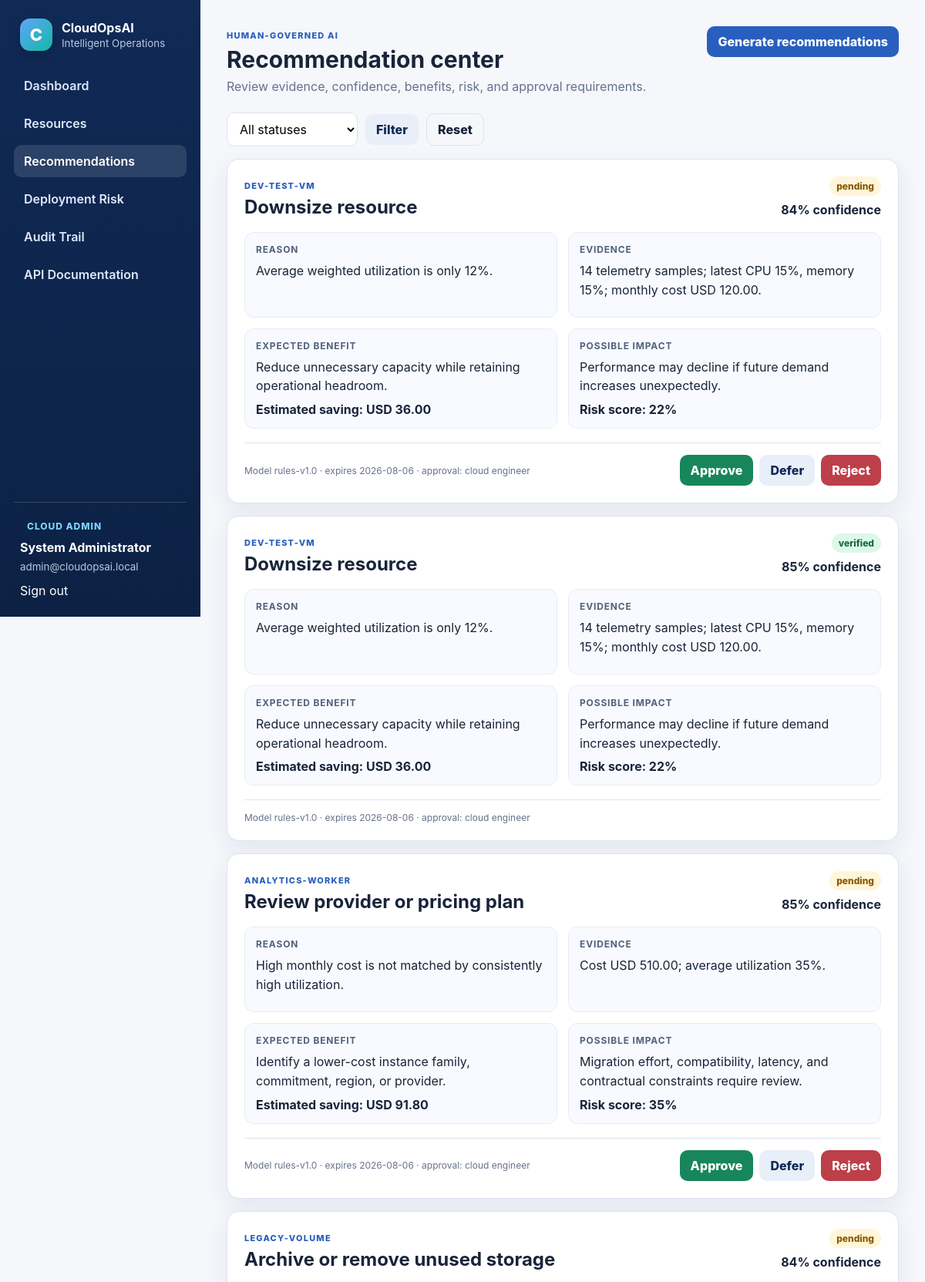
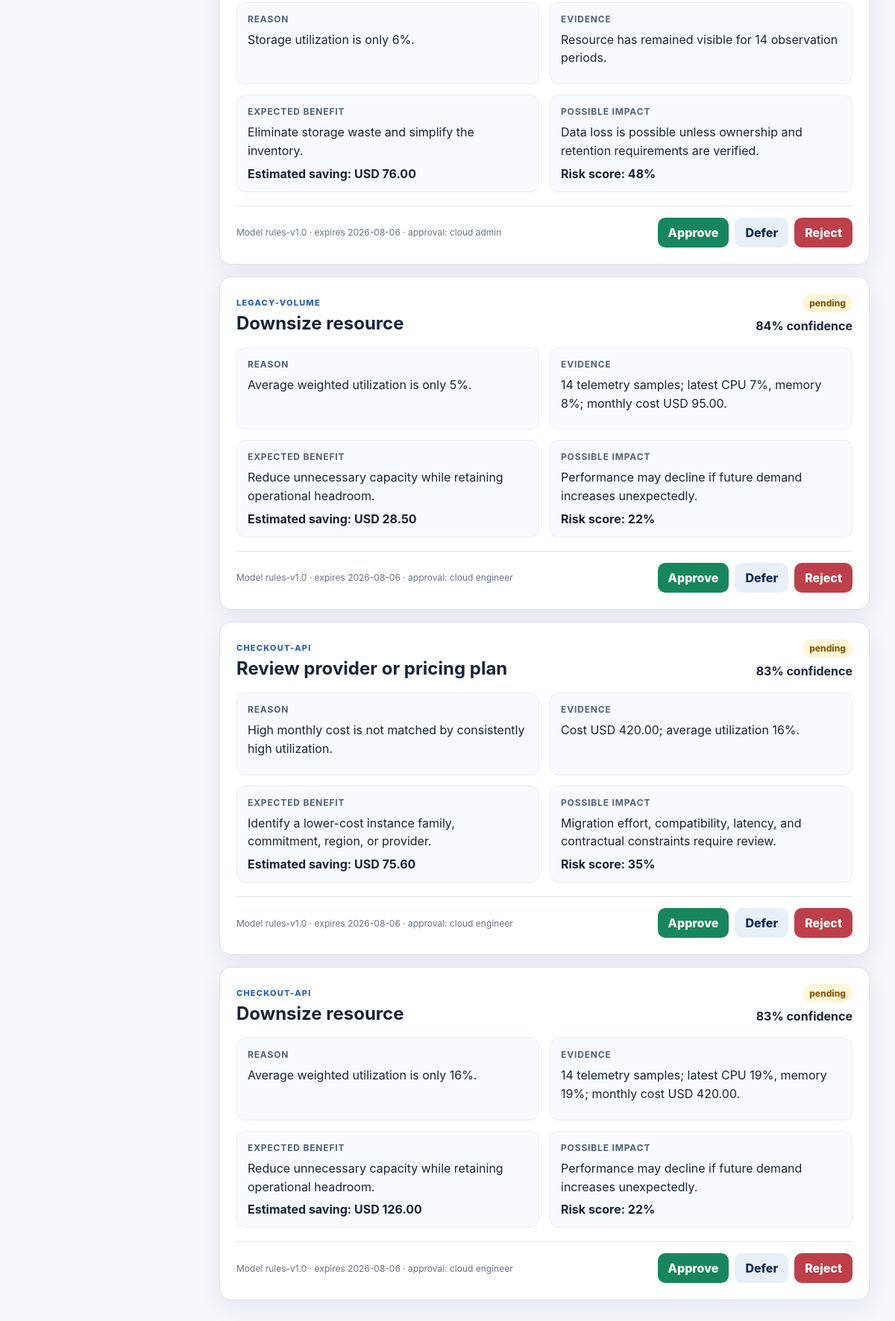
The page /recommendations (signed in) on the database its author committed (2 pictures, top to bottom).
### app/models.py (models this page shows)
class User(Base):
    __tablename__ = "users"
    id: Mapped[int] = mapped_column(primary_key=True)
    organization_id: Mapped[int] = mapped_column(ForeignKey("organizations.id"), index=True)
    full_name: Mapped[str] = mapped_column(String(120))
    email: Mapped[str] = mapped_column(String(180), unique=True, index=True)
    role: Mapped[str] = mapped_column(String(40), default="cloud_engineer", index=True)
    password_hash: Mapped[str] = mapped_column(String(300))
    is_active: Mapped[bool] = mapped_column(Boolean, default=True)
    created_at: Mapped[datetime] = mapped_column(DateTime, default=utcnow)
    organization: Mapped[Organization] = relationship(back_populates="users")

class Recommendation(Base):
    __tablename__ = "recommendations"
    id: Mapped[int] = mapped_column(primary_key=True)
    organization_id: Mapped[int] = mapped_column(ForeignKey("organizations.id"), index=True)
    resource_id: Mapped[int | None] = mapped_column(ForeignKey("cloud_resources.id"), nullable=True, index=True)
    action: Mapped[str] = mapped_column(String(120))
    reason: Mapped[str] = mapped_column(Text)
    evidence: Mapped[str] = mapped_column(Text)
    confidence: Mapped[float] = mapped_column(Float)
    expected_benefit: Mapped[str] = mapped_column(Text)
    expected_saving: Mapped[float] = mapped_column(Float, default=0.0)
    possible_impact: Mapped[str] = mapped_column(Text)
    risk_score: Mapped[float] = mapped_column(Float, default=0.0)
    required_role: Mapped[str] = mapped_column(String(40), default="cloud_admin")
    status: Mapped[str] = mapped_column(String(30), default="pending", index=True)
    model_version: Mapped[str] = mapped_column(String(40), default="rules-v1.0")
    expires_at: Mapped[datetime] = mapped_column(DateTime)
    created_at: Mapped[datetime] = mapped_column(DateTime, default=utcnow, index=True)
    updated_at: Mapped[datetime] = mapped_column(DateTime, default=utcnow, onupdate=utcnow)
    resource: Mapped[CloudResource | None] = relationship(back_populates="recommendations")
    approvals: Mapped[list[Approval]] = relationship(back_populates="recommendation", cascade="all, delete-orphan")

class CloudResource(Base):
    __tablename__ = "cloud_resources"
    id: Mapped[int] = mapped_column(primary_key=True)
    organization_id: Mapped[int] = mapped_column(ForeignKey("organizations.id"), index=True)
    cloud_account_id: Mapped[int] = mapped_column(ForeignKey("cloud_accounts.id"), index=True)
    native_id: Mapped[str] = mapped_column(String(140), unique=True, index=True)
    name: Mapped[str] = mapped_column(String(140), index=True)
    resource_type: Mapped[str] = mapped_column(String(50), index=True)
    region: Mapped[str] = mapped_column(String(80), index=True)
    status: Mapped[str] = mapped_column(String(30), default="running", index=True)
    owner: Mapped[str] = mapped_column(String(120), default="Platform Team")
    project: Mapped[str] = mapped_column(String(100), default="Core Platform", index=True)
    environment: Mapped[str] = mapped_column(String(30), default="production", index=True)
    cpu_capacity: Mapped[float] = mapped_column(Float, default=2.0)
    memory_gb: Mapped[float] = mapped_column(Float, default=4.0)
    monthly_cost: Mapped[float] = mapped_column(Float, default=0.0)
    created_at: Mapped[datetime] = mapped_column(DateTime, default=utcnow)
    last_seen_at: Mapped[datetime] = mapped_column(DateTime, default=utcnow)
    account: Mapped[CloudAccount] = relationship(back_populates="resources")
    telemetry: Mapped[list[TelemetryMetric]] = relationship(back_populates="resource", cascade="all, delete-orphan")
    costs: Mapped[list[CostRecord]] = relationship(back_populates="resource", cascade="all, delete-orphan")
    recommendations: Mapped[list[Recommendation]] = relationship(back_populates="resource")

### app/routers/pages.py (the view)
@router.get("/recommendations")
def recommendations_page(
    request: Request,
    status: str = Query(default=""),
    db: Session = Depends(get_db),
):
    user = _page_user(request, db)
    if not user:
        return RedirectResponse("/login", status_code=303)
    query = (
        select(Recommendation)
        .where(Recommendation.organization_id == user.organization_id)
        .options(selectinload(Recommendation.resource), selectinload(Recommendation.approvals))
        .order_by(desc(Recommendation.created_at))
    )
    if status:
        query = query.where(Recommendation.status == status)
    rows = db.scalars(query).all()
    return templates.TemplateResponse(
        request=request,
        name="recommendations.html",
        context=_base_context(request, user, recommendations=rows, selected_status=status),
    )

### app/templates/recommendations.html (shortened to what this page needs)
{% extends "base.html" %}
{% block content %}
<header class="page-header"><div><span class="eyebrow">Human-governed AI</span><h1>Recommendation center</h1><p>Review evidence, confidence, benefits, risk, and approval requirements.</p></div><form method="post" action="/recommendations/generate"><button class="button primary">Generate recommendations</button></form></header>
<form class="filter-bar" method="get"><select name="status"><option value="">All statuses</option></select><button class="button secondary">Filter</button><a class="button ghost" href="/recommendations">Reset</a></form>
<section class="recommendation-list">
{% for rec in recommendations %}
<article class="recommendation-card">
  <div class="recommendation-top"><div><span class="eyebrow">{{ rec.resource.name if rec.resource else 'General platform' }}</span><h2>{{ rec.action }}</h2></div><div class="score-stack"><span class="status {{ rec.status }}">{{ rec.status }}</span><strong>{{ '%.0f'|format(rec.confidence * 100) }}% confidence</strong></div></div>
  <div class="recommendation-grid">
    <div><h3>Reason</h3><p>{{ rec.reason }}</p></div>
    <div><h3>Evidence</h3><p>{{ rec.evidence }}</p></div>
    <div><h3>Expected benefit</h3><p>{{ rec.expected_benefit }}</p><strong>Estimated saving: USD {{ '%.2f'|format(rec.expected_saving) }}</strong></div>
    <div><h3>Possible impact</h3><p>{{ rec.possible_impact }}</p><strong>Risk score: {{ '%.0f'|format(rec.risk_score * 100) }}%</strong></div>
  </div>
  <div class="recommendation-footer">
    <span>Model {{ rec.model_version }} · expires {{ rec.expires_at.strftime('%Y-%m-%d') }} · approval: {{ rec.required_role|replace('_',' ') }}</span>
    <div class="actions">
      {% if rec.status == 'pending' %}
      <form method="post" action="/recommendations/{{ rec.id }}/decision"><input type="hidden" name="decision" value="approve"><button class="button success" data-confirm="Approve this recommendation?">Approve</button></form>
      <form method="post" action="/recommendations/{{ rec.id }}/decision"><input type="hidden" name="decision" value="defer"><button class="button secondary">Defer</button></form>
      <form method="post" action="/recommendations/{{ rec.id }}/decision"><input type="hidden" name="decision" value="reject"><button class="button danger" data-confirm="Reject this recommendation?">Reject</button></form>
      {% elif rec.status == 'approved' %}
      <form method="post" action="/recommendations/{{ rec.id }}/execute"><button class="button primary" data-confirm="Run the simulated execution? No real cloud resources will change.">Simulate execution</button></form>
      {% elif rec.status == 'executed' %}
      <form method="post" action="/recommendations/{{ rec.id }}/verify"><button class="button success">Verify outcome</button></form>
      {% endif %}
    </div>
  </div>
</article>
{% else %}<div class="panel empty">No recommendations match this filter.</div>{% endfor %}
</section>
{% endblock %}

### app/templates/base.html (shortened to what this page needs)
<!doctype html>
<html lang="en">
<head>
  <link rel="stylesheet" href="{{ url_for('static', path='css/style.css') }}">
</head>
<body>
  <div class="app-shell">
    <aside class="sidebar">
      <a class="brand" href="/dashboard">
        <span class="brand-mark">C</span>
        <span><strong>CloudOpsAI</strong><small>Intelligent Operations</small></span>
      </a>
      <nav>
        <a class="{% if request.url.path == '/dashboard' %}active{% endif %}" href="/dashboard">Dashboard</a>
        <a class="{% if request.url.path == '/resources' %}active{% endif %}" href="/resources">Resources</a>
        <a class="{% if request.url.path == '/recommendations' %}active{% endif %}" href="/recommendations">Recommendations</a>
        <a class="{% if request.url.path == '/deployments' %}active{% endif %}" href="/deployments">Deployment Risk</a>
        {% if user.role in ['cloud_admin', 'security_analyst'] %}
        <a class="{% if request.url.path == '/audits' %}active{% endif %}" href="/audits">Audit Trail</a>
        {% endif %}
        <a href="/docs" target="_blank">API Documentation</a>
      </nav>
      <div class="sidebar-footer">
        <span class="role-badge">{{ user.role|replace('_', ' ')|title }}</span>
        <strong>{{ user.full_name }}</strong>
        <small>{{ user.email }}</small>
        <a href="/logout">Sign out</a>
      </div>
    </aside>
    <main class="main-content">
      {% block content %}{% endblock %}
    </main>
  </div>
</body>
</html>

### app/static/css/style.css (style rules this page uses)
:root { --navy:#102a56;--blue:#285fbe;--blue2:#3a7bd5;--teal:#159a97;--green:#18865c;--red:#bd3f4a;--amber:#ad6a00;--ink:#19243a;--muted:#65718a;--line:#dce3ef;--bg:#f5f7fb;--card:#fff;--shadow:0 10px 30px rgba(20,42,86,.08) }
* { box-sizing:border-box }
body { margin:0;font-family:Inter,Segoe UI,Arial,sans-serif;color:var(--ink);background:var(--bg) }
a { color:var(--blue);text-decoration:none }
button,input,select { font:inherit }
.app-shell { display:grid;grid-template-columns:260px 1fr;min-height:100vh }
.sidebar { background:linear-gradient(180deg,#102a56,#0c2144);color:#fff;padding:24px 18px;display:flex;flex-direction:column;position:sticky;top:0;height:100vh }
.brand { display:flex;gap:12px;align-items:center;color:#fff;padding:0 8px 24px }
.brand-mark { display:grid;place-items:center;width:42px;height:42px;border-radius:13px;background:linear-gradient(135deg,#60a5fa,#14b8a6);font-weight:800;font-size:22px;color:white;box-shadow:0 8px 18px rgba(0,0,0,.18) }
.brand span:last-child { display:flex;flex-direction:column }
.brand small,.sidebar-footer small { color:#b9c8e0;margin-top:2px }
.sidebar nav { display:grid;gap:7px }
.sidebar nav a { color:#dce8fa;padding:11px 13px;border-radius:10px;font-weight:600 }
.sidebar nav a:hover,.sidebar nav a.active { background:rgba(255,255,255,.12);color:#fff }
.sidebar-footer { margin-top:auto;border-top:1px solid rgba(255,255,255,.16);padding:18px 8px 0;display:flex;flex-direction:column;gap:5px }
.sidebar-footer a { color:#fff;margin-top:8px }
.role-badge { font-size:11px;text-transform:uppercase;letter-spacing:.08em;color:#7dd3fc }
.main-content { padding:34px;max-width:1500px;width:100%;margin:0 auto }
.page-header { display:flex;justify-content:space-between;align-items:flex-start;gap:20px;margin-bottom:24px }
.page-header h1 { font-size:30px;margin:5px 0 7px }
.page-header p,.panel-heading p { color:var(--muted);margin:0 }
.eyebrow { text-transform:uppercase;letter-spacing:.11em;font-weight:800;font-size:11px;color:var(--blue) }
.metric-card,.panel,.recommendation-card { background:var(--card);border:1px solid var(--line);border-radius:16px;box-shadow:var(--shadow) }
.pill,.status,.risk,.role-badge { display:inline-flex;align-items:center;border-radius:999px;padding:5px 9px;font-size:12px;font-weight:800 }
.status.pending,.status.deferred { background:#fff5d8;color:#8a5a00 }
.status.approved,.status.executed,.status.verified,.status.running { background:#ddf8e9;color:#146a48 }
.button { border:0;border-radius:10px;padding:10px 14px;font-weight:800;cursor:pointer;display:inline-flex;align-items:center;justify-content:center }
.button.primary { background:var(--blue);color:#fff }
.button.secondary { background:#e9eff8;color:var(--navy) }
.button.ghost { background:transparent;border:1px solid var(--line);color:var(--ink) }
.button.success { background:var(--green);color:#fff }
.button.danger { background:var(--red);color:#fff }
.filter-bar { display:flex;gap:10px;margin-bottom:16px;align-items:center }
.filter-bar select,.stack-form input { background:#fff;border:1px solid var(--line);border-radius:10px;padding:10px 12px;min-width:170px }
.recommendation-list { display:grid;gap:16px }
.recommendation-card { padding:22px }
.recommendation-top,.recommendation-footer { display:flex;justify-content:space-between;gap:18px;align-items:flex-start }
.recommendation-top h2 { margin:5px 0 0 }
.score-stack { display:flex;flex-direction:column;align-items:flex-end;gap:8px }
.recommendation-grid { display:grid;grid-template-columns:repeat(2,1fr);gap:14px;margin:18px 0 }
.recommendation-grid>div { background:#f8faff;border:1px solid #e7edf6;border-radius:12px;padding:14px }
.recommendation-grid h3 { font-size:12px;text-transform:uppercase;letter-spacing:.07em;color:#52617a;margin:0 0 8px }
.recommendation-grid p { margin:0 0 8px;line-height:1.55 }
.recommendation-footer { border-top:1px solid var(--line);padding-top:15px;align-items:center }
.recommendation-footer>span { color:var(--muted);font-size:12px }
.actions { display:flex;gap:8px;flex-wrap:wrap }
.actions form { margin:0 }

### rows shown on the page
User: role "CLOUD ADMIN", full_name "System Administrator", email "admin@cloudopsai.local"
Recommendation: resource "DEV-TEST-VM", action "Downsize resource", status "pending", rec.confidence*100 "84", reason "Average weighted utilization is only 12%.", evidence "14 telemetry samples; latest CPU 15%, memory 15%; monthly cost USD 120.00.", expected_benefit "Reduce unnecessary capacity while retaining operational headroom.", expected_saving "36.00", possible_impact "Performance may decline if future demand increases unexpectedly.", rec.risk_score*100 "22", model_version "rules-v1.0", expires_at "2026-08-06", required_role "cloud engineer"
Recommendation: resource "DEV-TEST-VM", action "Downsize resource", status "verified", rec.confidence*100 "85", reason "Average weighted utilization is only 12%.", evidence "14 telemetry samples; latest CPU 15%, memory 15%; monthly cost USD 120.00.", expected_benefit "Reduce unnecessary capacity while retaining operational headroom.", expected_saving "36.00", possible_impact "Performance may decline if future demand increases unexpectedly.", rec.risk_score*100 "22", model_version "rules-v1.0", expires_at "2026-08-06", required_role "cloud engineer"
Recommendation: resource "ANALYTICS-WORKER", action "Review provider or pricing plan", status "pending", rec.confidence*100 "85", reason "High monthly cost is not matched by consistently high utilization.", evidence "Cost USD 510.00; average utilization 35%.", expected_benefit "Identify a lower-cost instance family, commitment, region, or provider.", expected_saving "91.80", possible_impact "Migration effort, compatibility, latency, and contractual constraints require review.", rec.risk_score*100 "35", model_version "rules-v1.0", expires_at "2026-08-06", required_role "cloud engineer"
Recommendation: resource "LEGACY-VOLUME", action "Archive or remove unused storage", status "pending", rec.confidence*100 "84", reason "Storage utilization is only 6%.", evidence "Resource has remained visible for 14 observation periods.", expected_benefit "Eliminate storage waste and simplify the inventory.", expected_saving "76.00", possible_impact "Data loss is possible unless ownership and retention requirements are verified.", rec.risk_score*100 "48", model_version "rules-v1.0", expires_at "2026-08-06", required_role "cloud admin"
Recommendation: resource "LEGACY-VOLUME", action "Downsize resource", status "pending", rec.confidence*100 "84", reason "Average weighted utilization is only 5%.", evidence "14 telemetry samples; latest CPU 7%, memory 8%; monthly cost USD 95.00.", expected_benefit "Reduce unnecessary capacity while retaining operational headroom.", expected_saving "28.50", possible_impact "Performance may decline if future demand increases unexpectedly.", rec.risk_score*100 "22", model_version "rules-v1.0", expires_at "2026-08-06", required_role "cloud engineer"
Recommendation: resource "CHECKOUT-API", action "Review provider or pricing plan", status "pending", rec.confidence*100 "83", reason "High monthly cost is not matched by consistently high utilization.", evidence "Cost USD 420.00; average utilization 16%.", expected_benefit "Identify a lower-cost instance family, commitment, region, or provider.", expected_saving "75.60", possible_impact "Migration effort, compatibility, latency, and contractual constraints require review.", rec.risk_score*100 "35", model_version "rules-v1.0", expires_at "2026-08-06", required_role "cloud engineer"
Recommendation: resource "CHECKOUT-API", action "Downsize resource", status "pending", rec.confidence*100 "83", reason "Average weighted utilization is only 16%.", evidence "14 telemetry samples; latest CPU 19%, memory 19%; monthly cost USD 420.00.", expected_benefit "Reduce unnecessary capacity while retaining operational headroom.", expected_saving "126.00", possible_impact "Performance may decline if future demand increases unexpectedly.", rec.risk_score*100 "22", model_version "rules-v1.0", expires_at "2026-08-06", required_role "cloud engineer"
